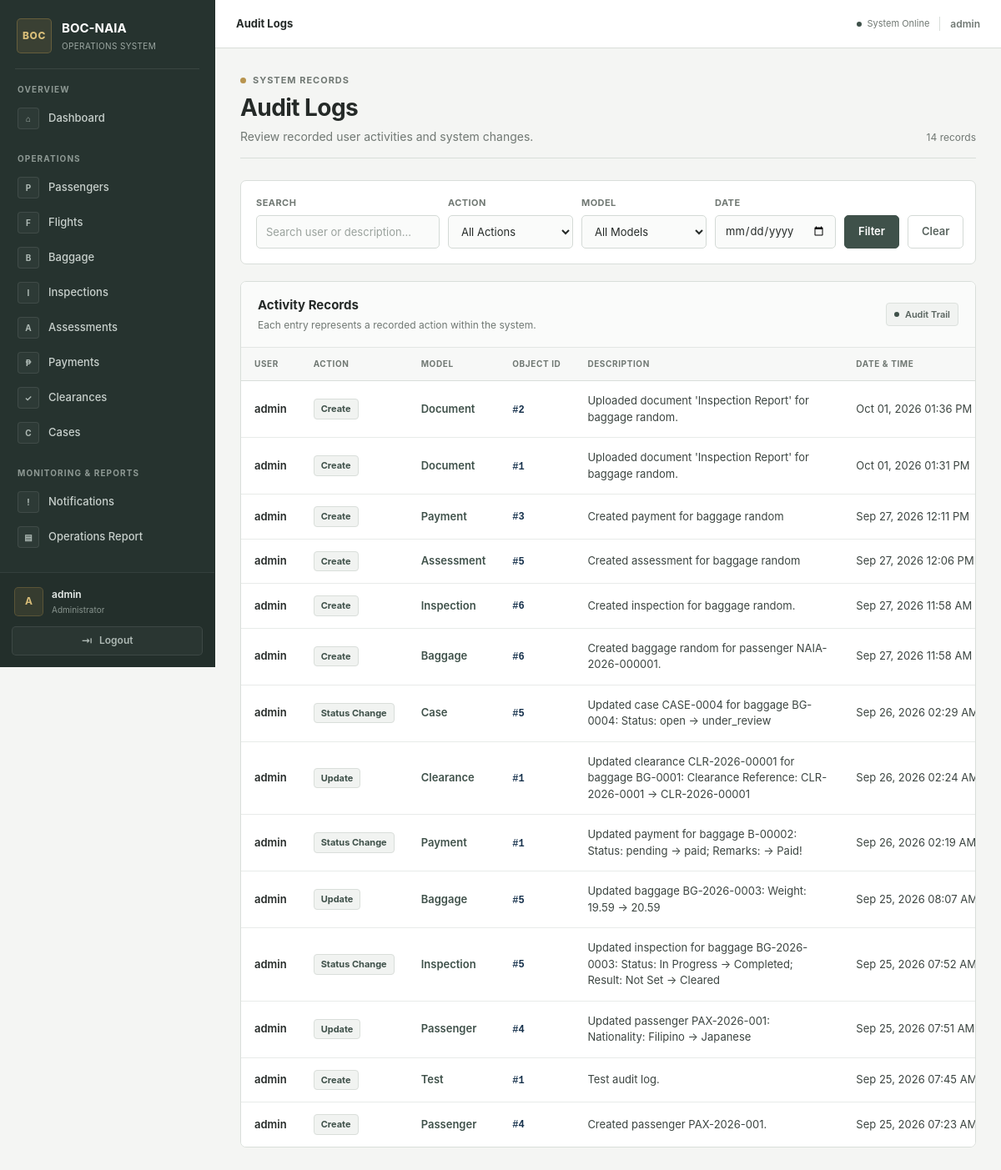
The app's page /passengers/audit-logs/ (signed in) with its own data.
### passengers/models.py (models this page shows, shortened)
class AuditLog(models.Model):
    ACTION_CHOICES = [
        ("create", "Create"),
        ("update", "Update"),
        ("delete", "Delete"),
        ("status_change", "Status Change"),
        ("payment", "Payment"),
        ("clearance", "Clearance"),
        ("case_resolution", "Case Resolution"),
    ]
    user = models.ForeignKey(
        User,
        on_delete=models.PROTECT,
        related_name="audit_logs",
    )
    action = models.CharField(
        max_length=30,
        choices=ACTION_CHOICES,
    )
    model_name = models.CharField(max_length=100)
    object_id = models.PositiveIntegerField()
    description = models.TextField()
    created_at = models.DateTimeField(auto_now_add=True)
    previous_data = models.JSONField(
    null=True,
    blank=True,
    )
    new_data = models.JSONField(
        null=True,
        blank=True,
    )

### passengers/views.py (the view)
@login_required
@permission_required(
    "passengers.view_auditlog",
    raise_exception=True,
)
def audit_log_list(request):
    audit_logs = AuditLog.objects.select_related(
        "user"
    ).order_by("-created_at")
    search = request.GET.get("search", "").strip()
    action = request.GET.get("action", "")
    model_name = request.GET.get("model", "")
    date = request.GET.get("date", "")
    if search:
        audit_logs = audit_logs.filter(
            Q(user__username__icontains=search)
            | Q(description__icontains=search)
        )
    if action:
        audit_logs = audit_logs.filter(
            action=action
        )
    if model_name:
        audit_logs = audit_logs.filter(
            model_name=model_name
        )
    if date:
        audit_logs = audit_logs.filter(
            created_at__date=date
        )
    paginator = Paginator(
        audit_logs,
        20,
    )
    page_number = request.GET.get("page")
    page_obj = paginator.get_page(
        page_number
    )
    context = {
        "audit_logs": page_obj,
        "page_obj": page_obj,
        "search": search,
        "selected_action": action,
        "selected_model": model_name,
        "selected_date": date,
        "action_choices": AuditLog.ACTION_CHOICES,
        "model_choices": AuditLog.objects.values_list(
            "model_name",
            flat=True,
        ).distinct().order_by(
            "model_name"
        ),
    }
    return render(
        request,
        "passengers/audit_log_list.html",
        context,
    )

### passengers/templates/passengers/audit_log_list.html (shortened to what this page needs)
{% extends "base.html" %}
{% block page_heading %}Audit Logs{% endblock %}
{% block content %}
<div class="audit-page">
    <div class="page-header">
        <div>
            <div class="eyebrow">
                <span class="eyebrow-mark"></span>
                System Records
            </div>
            <h1 class="page-title">Audit Logs</h1>
            <p class="page-subtitle">
                Review recorded user activities and system changes.
            </p>
        </div>
        {% if page_obj %}
            <div class="record-count">
                {{ page_obj.paginator.count }} record{{ page_obj.paginator.count|pluralize }}
            </div>
        {% endif %}
    </div>
    <section class="filter-panel">
        <form method="get" class="filter-form">
            <div class="filter-field">
                <label class="filter-label" for="audit-search">Search</label>
                <input
                    id="audit-search"
                    class="filter-input"
                    type="text"
                    name="search"
                    placeholder="Search user or description..."
                    value="{{ search }}"
                >
            </div>
            <div class="filter-field">
                <label class="filter-label" for="audit-action">Action</label>
                <select
                    id="audit-action"
                    class="filter-select"
                    name="action"
                >
                    <option value="">All Actions</option>
                </select>
            </div>
            <div class="filter-field">
                <label class="filter-label" for="audit-model">Model</label>
                <select
                    id="audit-model"
                    class="filter-select"
                    name="model"
                >
                    <option value="">All Models</option>
                </select>
            </div>
            <div class="filter-field">
                <label class="filter-label" for="audit-date">Date</label>
                <input
                    id="audit-date"
                    class="filter-input"
                    type="date"
                    name="date"
                    value="{{ selected_date }}"
                >
            </div>
            <button type="submit" class="filter-button">
                Filter
            </button>
            <a href="{% url 'audit_log_list' %}" class="clear-button">
                Clear
            </a>
        </form>
    </section>
    <section class="table-panel">
        <div class="table-header">
            <div>
                <h2 class="table-heading">Activity Records</h2>
                <p class="table-description">
                    Each entry represents a recorded action within the system.
                </p>
            </div>
            <span class="table-status">
                <span class="status-dot"></span>
                Audit Trail
            </span>
        </div>
        <div class="table-wrapper">
            <table class="audit-table">
                <thead>
                    <tr>
                        <th>User</th>
                        <th>Action</th>
                        <th>Model</th>
                        <th>Object ID</th>
                        <th>Description</th>
                        <th>Date &amp; Time</th>
                    </tr>
                </thead>
                <tbody>
                    {% for log in audit_logs %}
                    <tr>
                        <td>
                            <span class="user-name">
                                {{ log.user.username }}
                            </span>
                        </td>
                        <td>
                            <span class="action-badge">
                                {{ log.get_action_display }}
                            </span>
                        </td>
                        <td>
                            <span class="model-name">
                                {{ log.model_name }}
                            </span>
                        </td>
                        <td>
                            <a
                                href="{% url 'audit_log_detail' log.id %}"
                                class="object-link"
                            >
                                #{{ log.object_id }}
                            </a>
                        </td>
                        <td class="description-cell">
                            {{ log.description }}
                        </td>
                        <td class="date-cell">
                            {{ log.created_at|date:"M d, Y h:i A" }}
                        </td>
                    </tr>
                    {% endfor %}
                </tbody>
            </table>
        </div>
    </section>
</div>
{% endblock %}

### templates/base.html (shortened to what this page needs)
{% load static %}
<!DOCTYPE html>
<html lang="en">
<head>
    <link rel="stylesheet" href="{% static 'css/app.css' %}?v=20261002">
</head>
<body>
<div class="app-shell">
    <aside class="sidebar" id="sidebar">
        <div class="sidebar-brand">
            <div class="brand-mark">
                BOC
            </div>
            <div class="brand-text">
                <strong>BOC-NAIA</strong>
                <span>Operations System</span>
            </div>
        </div>
        <div class="sidebar-divider"></div>
        <nav class="sidebar-navigation">
            <div class="nav-section">
                <span class="nav-section-title">
                    Overview
                </span>
                <a
                    href="{% url 'dashboard' %}"
                    class="nav-link {% block nav_dashboard %}{% endblock %}"
                >
                    <span class="nav-icon">⌂</span>
                    <span class="nav-label">Dashboard</span>
                </a>
            </div>
            <div class="nav-section">
                <span class="nav-section-title">
                    Operations
                </span>
                {% if perms.passengers.view_passenger %}
                <a
                    href="{% url 'passenger_list' %}"
                    class="nav-link {% block nav_passengers %}{% endblock %}"
                >
                    <span class="nav-icon">P</span>
                    <span class="nav-label">Passengers</span>
                </a>
                {% endif %}
                {% if perms.passengers.view_flight %}
                <a
                    href="{% url 'flight_list' %}"
                    class="nav-link {% block nav_flights %}{% endblock %}"
                >
                    <span class="nav-icon">F</span>
                    <span class="nav-label">Flights</span>
                </a>
                {% endif %}
                {% if perms.passengers.view_baggage %}
                <a
                    href="{% url 'baggage_list' %}"
                    class="nav-link {% block nav_baggage %}{% endblock %}"
                >
                    <span class="nav-icon">B</span>
                    <span class="nav-label">Baggage</span>
                </a>
                {% endif %}
                {% if perms.passengers.view_inspection %}
                <a
                    href="{% url 'inspection_list' %}"
                    class="nav-link {% block nav_inspections %}{% endblock %}"
                >
                    <span class="nav-icon">I</span>
                    <span class="nav-label">Inspections</span>
                </a>
                {% endif %}
                {% if perms.passengers.view_assessment %}
                <a
                    href="{% url 'assessment_list' %}"
                    class="nav-link {% block nav_assessments %}{% endblock %}"
                >
                    <span class="nav-icon">A</span>
                    <span class="nav-label">Assessments</span>
                </a>
                {% endif %}
                {% if perms.passengers.view_payment %}
                <a
                    href="{% url 'payment_list' %}"
                    class="nav-link {% block nav_payments %}{% endblock %}"
                >
                    <span class="nav-icon">₱</span>
                    <span class="nav-label">Payments</span>
                </a>
                {% endif %}
                {% if perms.passengers.view_clearance %}
                <a
                    href="{% url 'clearance_list' %}"
                    class="nav-link {% block nav_clearances %}{% endblock %}"
                >
                    <span class="nav-icon">✓</span>
                    <span class="nav-label">Clearances</span>
                </a>
                {% endif %}
                {% if perms.passengers.view_case %}
                <a
                    href="{% url 'case_list' %}"
                    class="nav-link {% block nav_cases %}{% endblock %}"
                >
                    <span class="nav-icon">C</span>
                    <span class="nav-label">Cases</span>
                </a>
                {% endif %}
            </div>
            <div class="nav-section">
                <span class="nav-section-title">Monitoring & Reports</span>
                <a
                    href="{% url 'notifications' %}"
                    class="nav-link {% block nav_notifications %}{% endblock %}"
                >
                    <span class="nav-icon">!</span>
                    <span>Notifications</span>
                </a>
                <a
                    href="{% url 'operations_report' %}"
                    class="nav-link {% block nav_operations_report %}{% endblock %}"
                >
                    <span class="nav-icon">▤</span>
                    <span>Operations Report</span>
                </a>
            </div>
        </nav>
        <div class="sidebar-footer">
            <div class="user-profile">
                <div class="user-avatar">
                    {{ request.user.username|first|upper }}
                </div>
                <div class="user-information">
                    <strong>
                        {% if request.user.get_full_name %}
                            {{ request.user.get_full_name }}
                        {% else %}
                            {{ request.user.username }}
                        {% endif %}
                    </strong>
                    <span>
                        {% if request.user.is_superuser %}
                            Administrator
                        {% endif %}
                    </span>
                </div>
            </div>
            <form
                method="post"
                action="{% url 'logout' %}"
                class="logout-form"
            >
                <button
                    type="submit"
                    class="logout-button"
                >
                    <span class="logout-icon">⇥</span>
                    <span>Logout</span>
                </button>
            </form>
        </div>
    </aside>
    <div class="main-wrapper">
        <header class="topbar">
            <div class="topbar-title">
                {% block page_heading %}{% endblock %}
            </div>
            <div class="topbar-right">
                <div class="topbar-status">
                    <span class="status-dot"></span>
                    <span>System Online</span>
                </div>
                <span class="topbar-user">
                    {{ request.user.username }}
                </span>
            </div>
        </header>
        <main class="main-content">
            {% block content %}{% endblock %}
        </main>
    </div>
</div>
</body>
</html>

### records on screen
AuditLog: user.username "admin", action "Create", model_name "Document", object_id "2", description "Uploaded document 'Inspection Report' for baggage random.", created_at "Oct 01, 2026 01:36 PM"
AuditLog: user.username "admin", action "Create", model_name "Document", object_id "1", description "Uploaded document 'Inspection Report' for baggage random.", created_at "Oct 01, 2026 01:31 PM"
AuditLog: user.username "admin", action "Create", model_name "Payment", object_id "3", description "Created payment for baggage random", created_at "Sep 27, 2026 12:11 PM"
AuditLog: user.username "admin", action "Create", model_name "Assessment", object_id "5", description "Created assessment for baggage random", created_at "Sep 27, 2026 12:06 PM"
AuditLog: user.username "admin", action "Create", model_name "Inspection", object_id "6", description "Created inspection for baggage random.", created_at "Sep 27, 2026 11:58 AM"
AuditLog: user.username "admin", action "Create", model_name "Baggage", object_id "6", description "Created baggage random for passenger NAIA-2026-000001.", created_at "Sep 27, 2026 11:58 AM"
AuditLog: user.username "admin", action "Status Change", model_name "Case", object_id "5", description "Updated case CASE-0004 for baggage BG-0004: Status: open → under_review", created_at "Sep 26, 2026 02:29…"
AuditLog: user.username "admin", action "Update", model_name "Clearance", object_id "1", description "Updated clearance CLR-2026-00001 for baggage BG-0001: Clearance Reference: CLR-2026-0001 → CLR-2026-00001", created_at "Sep 26, 2026 02:24…"
AuditLog: user.username "admin", action "Status Change", model_name "Payment", object_id "1", description "Updated payment for baggage B-00002: Status: pending → paid; Remarks: → Paid!", created_at "Sep 26, 2026 02:19 AM"
AuditLog: user.username "admin", action "Update", model_name "Baggage", object_id "5", description "Updated baggage BG-2026-0003: Weight: 19.59 → 20.59", created_at "Sep 25, 2026 08:07…"
AuditLog: user.username "admin", action "Status Change", model_name "Inspection", object_id "5", description "Updated inspection for baggage BG-2026-0003: Status: In Progress → Completed; Result: Not Set → Cleared", created_at "Sep 25, 2026 07:52…"
AuditLog: user.username "admin", action "Update", model_name "Passenger", object_id "4", description "Updated passenger PAX-2026-001: Nationality: Filipino → Japanese", created_at "Sep 25, 2026 07:51 AM"
AuditLog: user.username "admin", action "Create", model_name "Test", object_id "1", description "Test audit log.", created_at "Sep 25, 2026 07:45…"
AuditLog: user.username "admin", action "Create", model_name "Passenger", object_id "4", description "Created passenger PAX-2026-001.", created_at "Sep 25, 2026 07:23…"

### other values on screen
{{ request.user.username|first|upper }} "A"
{{ request.user.username }} "admin"
{{ page_obj.paginator.count }} "14"
